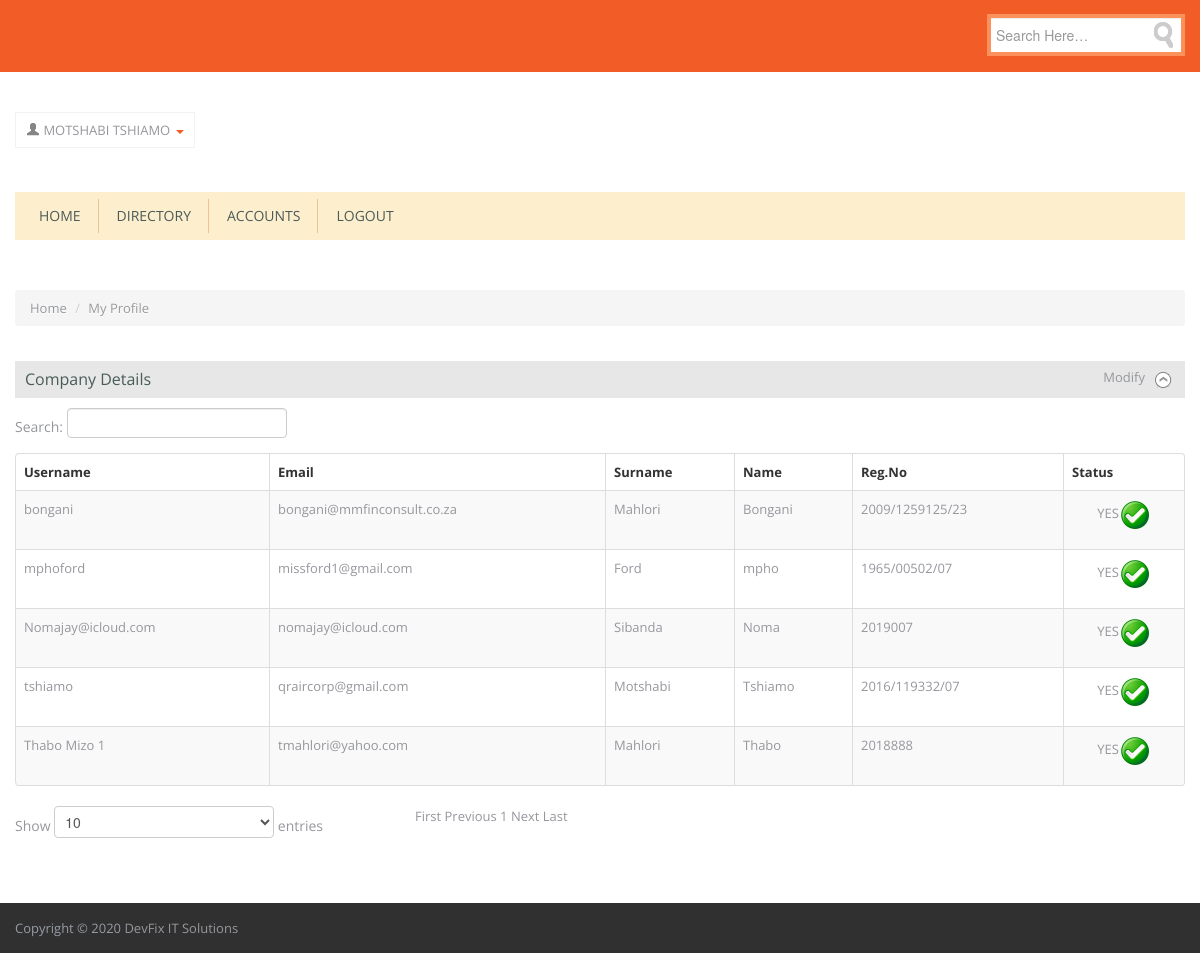
The page /admin/accounts.php (signed in) on the database its author committed.
### tables this page shows
CREATE TABLE `users` (
  `username` varchar(20) NOT NULL,
  `surname` varchar(50) NOT NULL,
  `names` varchar(50) NOT NULL,
  `email` varchar(50) NOT NULL,
  `password` varchar(150) NOT NULL,
  `status` int(11) NOT NULL
);

CREATE TABLE `company_details` (
  `username` varchar(20) NOT NULL,
  `reg_no` varchar(50) NOT NULL,
  `enterprise_name` varchar(50) NOT NULL,
  `enterprise_type` varchar(50) NOT NULL,
  `tax_number` varchar(50) NOT NULL,
  `registration_date` date NOT NULL,
  `province` varchar(30) NOT NULL,
  `municipality` varchar(50) NOT NULL,
  `location` varchar(40) NOT NULL,
  `postal_address` varchar(100) NOT NULL,
  `physical_address` varchar(100) NOT NULL,
  `telephone` varchar(30) NOT NULL,
  `email` varchar(40) NOT NULL,
  `website` varchar(30) NOT NULL,
  `business_turnover` varchar(30) NOT NULL,
  `category` varchar(30) NOT NULL,
  `status` varchar(30) NOT NULL,
  `employees` int(11) NOT NULL,
  `assets` varchar(30) NOT NULL,
  `account` varchar(5) NOT NULL,
  `bank` varchar(30) NOT NULL,
  `logo` varchar(50) NOT NULL,
  `description` text NOT NULL,
  `approved` int(11) NOT NULL
);

### admin/session.php (called while the page is built, shortened)
<?php
	if(isset($_SESSION['usernameAdmin']))
	{
		$user_session = $_SESSION['usernameAdmin'];
		$query = "SELECT * FROM admin WHERE  SHA1(username)='$user_session'";
		$subject_set = mysqli_query($connection,$query);
		$row = mysqli_fetch_array($subject_set);
		$names = $row['surname'].' '.$row['name'];
	}
	else
	{
		header('Location:index.php');
	}
?>

### admin/accounts.php (the view, shortened to what this page needs)
<?php
	include 'connect.php';
?>
<!DOCTYPE html>
<html lang="en">
<head>
<link href='http://fonts.googleapis.com/css?family=Crete+Round' rel='stylesheet' type='text/css'><link href="css/bootstrap.css" rel="stylesheet">
<link href="css/bootstrap-responsive.css" rel="stylesheet">
<link href="css/style.css" rel="stylesheet">
<link href="css/flexslider.css" type="text/css" media="screen" rel="stylesheet"  />
<link href="css/jquery.fancybox.css" rel="stylesheet">
<link href="css/cloud-zoom.css" rel="stylesheet">
</head>
<body>
<?php
	$i = 3;
	include('session.php');
	include('header.php');
?>
<div id="maincontainer">
  <section id="product">
    <div class="container">
      <ul class="breadcrumb">
        <li>
          <a href="#">Home</a>
          <span class="divider">/</span>
        </li>
        <li class="active">My Profile</li>
      </ul>
      <div class="row">
        <div class="span12">
          <div class="checkoutsteptitle">Company Details<a class="modify">Modify</a>
          </div>
			<div class="table-responsive" style="overflow-x:auto;">
				<table id="datatable_example" class="table table-bordered table-striped table-list-search">
								<thead>
									<th>Username</th>
									<th>Email</th>
									<th>Surname</th>
									<th>Name</th>
									<th>Reg.No</th>
									<th>Status</th>
								</thead>
								<tbody>
								<?php
									$query = "SELECT u.username,u.email,u.surname,u.names,u.status,c.reg_no from users u,company_details c WHERE u.username=c.username";
	                                $subject_set = mysqli_query($connection,$query);
									while($row = mysqli_fetch_array($subject_set))
									{
										if($row["status"]==1)
										{
											echo $output=
												'<tr onclick="javascript:showRow(this);">
												<td>'.$row["username"].'</td>
												<td>'.$row["email"].'</td>
												<td>'.$row["surname"].'</td>
												<td>'.$row["names"].'</td>
												<td>'.$row["reg_no"].'</td>
												<td><a title="Mark as seen" href="#"><p align="center"><span data-title="Delete" data-toggle="modal" data-target="#delete">YES<img src="image/success.png" /></span></p></a></td>
												</tr>';
										}
									}
									?>
								</tbody>
						  </table>
			</div>
        </div>
      </div>
    </div>
  </section>
</div>
<?php include('footer.php'); ?>
</body>
</html>

### admin/header.php (shortened to what this page needs)
<header>
  <div class="headerstrip">
    <div class="container">
      <div class="row">
        <div class="span12">
          <div class="pull-right">
            <form class="form-search top-search">
              <input type="text" class="input-medium search-query" placeholder="Search Here…">
            </form>
          </div>
        </div>
      </div>
    </div>
  </div>
  <div class="container">
	<?php
		if(isset($_SESSION["usernameAdmin"]))
		{
			include('logged_in.php');
		}
	?>
    <div id="categorymenu">
      <nav class="subnav">
        <ul class="nav-pills categorymenu">
          <li><a <?php if($i == 1) echo 'class="active"'; ?>  href="index.php">Home</a></li>
          <li>
          <li>
				<a <?php if($i == 4) echo 'class="active"'; ?>  href="search_directory.php">Directory</a>
          </li>
          </li>
          <li><a <?php if($i == 5) echo 'class="active"'; ?>  href="accounts.php">Accounts</a>
            </li>
		       <li><a href="logout.php">Logout</a>
          </li>
        </ul>
      </nav>
    </div>
  </div>
</header>

### admin/logged_in.php (shortened to what this page needs)
<div class="headerdetails">
      <div class="pull-left">
        <ul class="nav topcart pull-left">
          <li class="dropdown hover">
            <a href="#" class="dropdown-toggle myaccount" style="padding:7px 10px"><span class="icon-user"></span> <?php echo $names; ?> <b class="caret"></b></a>
          </li>
        </ul>
      </div>
    </div>

### admin/footer.php
<footer id="footer">
  <section class="copyrightbottom">
    <div class="container">
      <div class="row">
		<?php
			$time = time();
			$year = date('Y',$time);
		?>
        <div class="span6"> Copyright &copy; <?php echo $year; ?> <a href="https://www.devfix.co.za"  target="_blank">DevFix IT Solutions</a></div>
      </div>
    </div>
  </section>
  <a id="gotop" href="">Back to top</a>
</footer>

### admin/css/style.css (style rules this page uses)
body { font-family: 'Open Sans', sans-serif; color:#96979d; font-size:13px; margin:0px; padding:0px }
a { color :#96979d; text-decoration:none }
ul, ul li { list-style:none }
.footerlinks ul li a, .footerlinks ul li a:hover, .thumbnail .shortlinks a, .thumbnail .shortlinks a:hover, .flex-control-paging li a, .flex-control-paging li a:hover, ul.categorymenu > li > a, ul.categorymenu > li > a:hover, .dropdown-menu li > a, .dropdown-menu li > a:hover, ul.categorymenu > li > div > ul > li > a, ul.categorymenu > li > div > ul > li > a:hover, #topnav ul li a, #topnav ul li a:hover, .thumbnail a.productcart, .thumbnail a:hover.productcart, input, input:focus, select, select:focus, textarea, textarea:focus { -moz-transition: all .2s ease; -webkit-transition: all .2s ease; -o-transition: all .2s ease }
.headerstrip { height:72px; background:#f25c27 }
.top-search { margin-top:14px; }
.top-search input { width:254px; height:24px; border:4px solid #fd915c; padding:5px; background:#fff url(../img/sprite.png) right -243px no-repeat; }
.headerdetails { padding:40px 0 40px 272px; }
li.dropdown { list-style:none }
.headerdetails ul.nav.topcart li.dropdown { border:1px solid #f2f2f2; display:inline-block; text-transform:uppercase }
#categorymenu { padding:7px 0 7px 0; background:#fdeece }
#categorymenu:after { clear:both; content:"" }
ul.categorymenu { margin:0px 6px 0px 6px }
ul.categorymenu > li { position:relative; margin: 0; border-right:1px solid #eec28f }
ul.categorymenu > li:last-child { border:none }
ul.categorymenu > li > a { text-decoration: none; display: block; z-index: 6; position: relative; color:#4b5b58!Important; text-transform:uppercase; font-size:14px }
.breadcrumb { margin-bottom:30px }
#categorymenu { margin:40px 0 50px 0 }
#product { margin-bottom:20px }
.checkoutsteptitle { padding:8px 10px; background:#E7E7E7 url("../img/down.png") no-repeat right -21px; margin:5px 0 10px 0; color:#495c58; font-size:16px; border-bottom:1px dashed #E7E7E7; cursor:pointer }
.checkoutsteptitle a.modify { float:right; margin-right:30px; font-size:13px; line-height:16px }
.sorting { overflow:auto; padding:10px; margin-bottom:40px; margin-top:22px }
#footer { margin-top:40px }
.copyrightbottom { background:#303030; padding:15px 0; color:#969ba4 }
#gotop { position:fixed; bottom:2px; right:5px; height:58px; width:58px; background:url(../img/gotop.png) no-repeat 0 0; display:block; text-indent:-9999px; overflow:hidden }
@media (max-width: 1200px) { .headerdetails { padding:40px 0 40px 0px!important; } }
@media (max-width: 1200px) { .top-search input { width:180px } }
input.search-query, .btn, .label, .badge, .nav-pills > li > a { -webkit-border-radius: 0px; -moz-border-radius: 0px; border-radius: 0px; }
.nav .dropdown-toggle .caret { border-bottom-color: #f25c27; border-top-color: #f25c27; margin-top: 10px; }
.nav-tabs > li > a, .nav-pills > li > a { margin:2px 5px 2px 6px }
table th { color:#333 }

### rows shown on the page
users: username "bongani", email "bongani@mmfinconsult.co.za", surname "Mahlori", names "Bongani", company_details.reg_no "2009/1259125/23", status 1 (drawn)
users: username "mphoford", email "missford1@gmail.com", surname "Ford", names "mpho", company_details.reg_no "1965/00502/07", status 1 (drawn)
users: username "Nomajay@icloud.com", email "nomajay@icloud.com", surname "Sibanda", names "Noma", company_details.reg_no "2019007", status 1 (drawn)
users: username "Thabo Mizo 1", email "tmahlori@yahoo.com", surname "Mahlori", names "Thabo", company_details.reg_no "2018888", status 1 (drawn)
users: username "tshiamo", email "qraircorp@gmail.com", surname "Motshabi", names "Tshiamo", company_details.reg_no "2016/119332/07", status 1 (drawn)

### other values the page prints
$names "MOTSHABI TSHIAMO"
